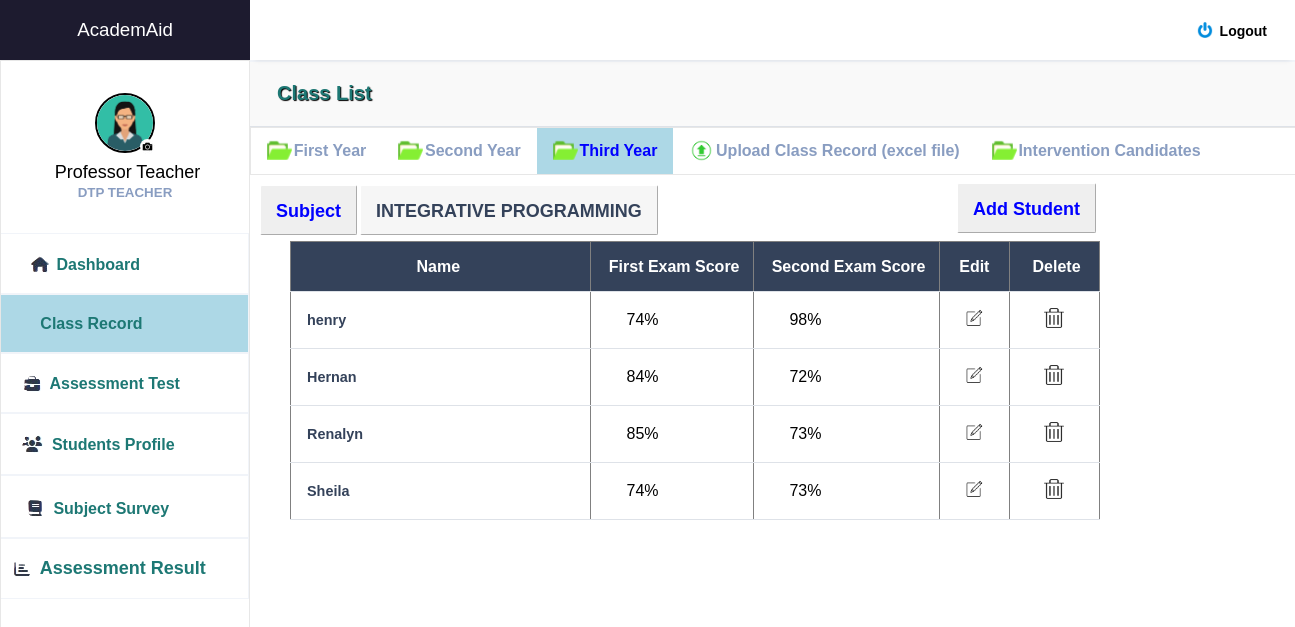
Screenshot of /subject_integ.php (signed in) with the database file from the repository.
### tables this page shows
CREATE TABLE `tbl_users` (
  `user_id` int(11) NOT NULL,
  `user_uname` varchar(255) NOT NULL,
  `user_pass` varchar(255) NOT NULL,
  `role_id` varchar(255) NOT NULL,
  `fullname` varchar(255) NOT NULL,
  `course` varchar(255) NOT NULL,
  `year` int(11) NOT NULL,
  `program` varchar(255) NOT NULL,
  `id_number` varchar(255) NOT NULL,
  `email` varchar(255) NOT NULL,
  `contact_number` varchar(255) NOT NULL,
  `address` varchar(255) NOT NULL,
  `birthday` varchar(255) NOT NULL,
  `gender` varchar(255) NOT NULL,
  `skills` varchar(255) NOT NULL,
  `image` varchar(250) NOT NULL,
  `exam_score` varchar(255) NOT NULL,
  `subject` varchar(255) NOT NULL,
  `exam_score2` varchar(255) NOT NULL,
  `cc102_1` varchar(255) NOT NULL,
  `cc102_2` varchar(255) NOT NULL,
  `elec` varchar(255) NOT NULL,
  `elec2` varchar(255) NOT NULL,
  `netw` varchar(255) NOT NULL,
  `netw2` varchar(255) NOT NULL,
  `integ` varchar(255) NOT NULL,
  `integ2` varchar(255) NOT NULL,
  `assur` varchar(255) NOT NULL,
  `assur2` varchar(255) NOT NULL
);

### subject_integ.php (the view, shortened to what this page needs)
<?php
include 'class_third.php';
include '_conn.php';
?>
<html>
<head>
<link rel="stylesheet" href="https://cdnjs.cloudflare.com/ajax/libs/font-awesome/6.0.0/css/all.min.css">
</head>
<body>
<br>
<h2 style="margin-top: -8px; margin-left: 110px;padding: 15px; height: 50px;  font-size: 18px; color: #34425A; border-radius: 2px; border-color: white; border-width: 1px;  position: absolute; background-color: #f6f6f6; border-style: outset">INTEGRATIVE PROGRAMMING</h2>
<button onclick="openModal()" style="padding: 15px; height: 50px; margin-left: 600px; font-size: 18px; color: blue; border-radius: 2px; border-color: white; border-width: 1px; margin-top: -10px; position: relative; cursor: pointer"><b>Add Student</b></button>
    <div style="margin-top: -10px; margin-left: 40px; position: ">
            <?php
            if (isset($_SESSION['user_id'])) {
                $sql = "SELECT * FROM tbl_users WHERE integ and integ2 IS NOT NULL AND year IN (3)  ORDER BY fullname ASC";
                $result = $conn->query($sql);
                if ($result->num_rows > 0) {
                    echo "<table border='1'>";
                    echo "<tr><th style='width: 300px; height: 50px; background-color: #34425A;color: white'>&nbsp&nbsp&nbsp&nbspName &nbsp&nbsp&nbsp&nbsp</th>
                        <th style='background-color:  #34425A;color: white'> &nbsp&nbsp&nbsp First Exam Score&nbsp&nbsp&nbsp </th>
                        <th style='background-color:  #34425A;color: white'> &nbsp&nbsp&nbsp Second Exam Score&nbsp&nbsp&nbsp </th>
                        <th style='background-color:  #34425A;color: white; width: 30px'> &nbsp&nbsp&nbsp Edit &nbsp&nbsp&nbsp </th>
                        <th style='background-color:  #34425A;color: white'> &nbsp&nbsp&nbsp Delete&nbsp&nbsp&nbsp </th>
                        </tr>";
                    while ($row = $result->fetch_assoc()) {
                        echo "<tr><td style='color: #34425A'>"
                            . $row["fullname"] . "&nbsp&nbsp&nbsp&nbsp&nbsp</td>
                            &nbsp<td style='color: black'>&nbsp&nbsp&nbsp&nbsp&nbsp&nbsp&nbsp&nbsp"
                            . $row["integ"] . "%&nbsp&nbsp&nbsp&nbsp&nbsp</td>
                            &nbsp<td style='color: black'>&nbsp&nbsp&nbsp&nbsp&nbsp&nbsp&nbsp&nbsp"
                            . $row["integ2"] . "%&nbsp&nbsp&nbsp&nbsp&nbsp</td>
                            <td style='width: 70px'><a href='edit_integ.php?id=" . $row['user_id'] . "'><center><img src='images/edit_icon.PNG' style='height: 20px; width: 20px'></center></a></td>
                            <td style='width: 90px'><a href='delete_integ.php?id=" . $row['user_id'] . "'><center><img src='images/delete_icon.PNG' style='height: 20px; width: 20px'></center></a></td>
                            </tr>&nbsp&nbsp&nbsp&nbsp&nbsp &nbsp&nbsp&nbsp";
                    }
                    echo "</table>";
                } else {
                    echo "No results for the logged-in user";
                }
            } else {
                echo "User not logged in";
            }
            ?>
        </div>
        <br>
            <br><br>
</body>
</html>

### dashboard_teacher.php (shortened to what this page needs)
<!DOCTYPE html>
<html lang="en">
<head>
    <link rel="stylesheet" href="styler.css">
    <link rel="stylesheet" href="https://maxst.icons8.com/vue-static/landings/line-awesome/line-awesome/1.3.0/css/line-awesome.min.css">
</head>
<body>
    <div class="sidebar">
        <div class="side-header" style="background-color: #1D1B2F">
            <a href="dashboard_teacher_welc.php"><h3>Academ<span>Aid</span></h3></a>
        </div>
        <div class="side-content" style="background-color: white; border: 1px solid #e7e7e7">
            <div class="profile">
               <a href="teacher_profile.php">
               <?php
               include 'teacher_pic.php';
               ?></a>
                <h4 style="color: black; margin-top: 5px;  font-size: 18px"><?php
        if (isset($_SESSION['user_id'])) {
          $loggedInUserId = $_SESSION['user_id'];
          $sql = "SELECT * FROM tbl_users WHERE user_id = $loggedInUserId";
          $result = $conn->query($sql);
        if ($result->num_rows > 0) {
         while ($row = $result->fetch_assoc()) {
        echo "&nbsp". $row["fullname"] ; }}}?></h4>
                <small>DTP TEACHER</small>
            </div>
            <div class="side-menu" style="background-color: ">
                <ul>
                 <li style="border-style: solid; border-width: 1px; border-color: #f1f4f9; margin-left: -80px">
                       <a href="dashboard_teacher_welc.php"
                       <?php echo isset($a) ? 'style="background-color: lightblue; color: black; font-weight: bold;' : ''; ?>>
                          <img src="images/dash_icon.png" style=" position: relative; margin-bottom: -7px; ">
                        <small style="font-size: 16px; color: #1d7874"><b>Dashboard</b></small>
                        </a></li>
                 <li style="border-style: solid; border-width: 1px; border-color: #f1f4f9; margin-left: -67px">
                       <a href="class_record.php"
                       <?php echo isset($b) ? 'style="background-color: lightblue; color: white;font-weight: bold;' : ''; ?>>
                            <img src="images/subj_icon.png" style=" position: relative; margin-bottom: -7px; ">
                            <small style="font-size: 16px; color: #1d7874; font-weight:bold">Class Record</small>
                        </a> </li>
                <li style="border-style: solid; border-width: 1px; border-color: #f1f4f9; margin-left: -50px">
                       <a href="intervene_teacher.php"
                       <?php echo isset($c) ? 'style="background-color: lightblue; color: white;font-weight: bold;' : ''; ?>>
                            <img src="images/interv_icon.png" style=" position: relative; margin-bottom: -7px; ">
                            <small style="font-size: 16px; color: #1d7874; font-weight:bold">Assessment Test</small>
                        </a> </li>
                    <li style="border-style: solid; border-width: 1px; border-color: #f1f4f9; margin-left: -57px">
                       <a href="student_profile.php"
                       <?php echo isset($d) ? 'style="background-color: lightblue; color: white;font-weight: bold;' : ''; ?>>
                            <img src="images/stuy_icon.png" style=" position: relative; margin-bottom: -7px; ">
                            <small style="font-size: 16px; color: #1d7874; font-weight:bold">Students Profile</small>
                       </a>  </li>
                    <li style="border-style: solid; border-width: 1px; border-color: #f1f4f9; margin-left: -57px">
                       <a href="exit_survey_teacher.php"
                       <?php echo isset($e) ? 'style="background-color: lightblue; color: white;font-weight: bold;' : ''; ?>>
                           <img src="images/subj_icon.png" style=" position: relative; margin-bottom: -7px; ">
                            <small style="font-size: 16px; color: #1d7874; font-weight:bold">Subject Survey</small>
                       </a>
                    </li>
                    <li style="border-style: solid; border-width: 1px; border-color: #f1f4f9; margin-left: -35px">
                       <a href="yearly_result.php"
                       <?php echo isset($f) ? 'style="background-color: lightblue; color: white;font-weight: bold;' : ''; ?>>
                          <img src="images/yearly_icon.png" style=" position: relative; margin-bottom: -7px; ">
                            <small style="font-size: 18px; color: #1d7874; font-weight:bold">Assessment Result</small>
                       </a>
                    </li>
                </ul>
            </div>
        </div>
    </div>
    <div class="main-content">
        <header>
            <div class="header-content">
                <div class="header-menu">
                    <div class="user">
                        <div class="bg-img" style="background-image: url(img/1.jpeg)"></div>
                        <a href="logout.php" onclick="confirmLogout(event)" style="color: black; margin-right: 12px; margin-top: 5px"><span><b style="font-size: 14px"><img src="images/logout.png" style="position: absolute; height: 16px; width: 16px; margin-left: -23px; margin-top: -1px;">Logout</b></span></a>
                    </div>
                </div>
            </div>
        </header>
            <main style="margin-top: 20px">
         </main>
</body>
</html>

### teacher_pic.php (shortened to what this page needs)
<?php
require '_conn.php';
$loggedInUserId = $_SESSION['user_id'];
$user = mysqli_fetch_assoc(mysqli_query($conn, "SELECT * FROM tbl_users WHERE user_id = $loggedInUserId"));
?>
<html>
<head>
<body>
<form class="form" id = "form" action="" enctype="multipart/form-data" method="post">
                                        <div class="upload">
                                            <?php
                                            $image = $user['image'];
                                            ?>
                                    <img src="profile_pictures/<?php echo $image; ?>" width ="125" height="125" title="<?php echo $image; ?>">
                                      <div class="round">
                                        <i class="fa-camera" style = "color: #fff"></i>
                                        </div>
                                       </div>
                                    </form>

### styler.css (style rules this page uses)
:root { --main-color: #22BAA0; --color-dark: #34425A; --text-grey: #B0B0B0; }
* { margin: 0; padding: 0; text-decoration: none; list-style-type: none; box-sizing: border-box; font-family: 'Merriweather', sans-serif; }
.sidebar { position: fixed; height: 100%; width: 250px; left: 0; bottom: 0; top: 0; z-index: 100; background: var(--color-dark); transition: left 300ms; }
.side-header { box-shadow: 0px 5px 5px -5px rgb(0 0 0 /10%); background: var(--main-color); height: 60px; display: flex; justify-content: center; align-items: center; }
.side-header h3, side-head span { color: #fff; font-weight: 400; }
.side-content { height: calc(100vh - 60px); overflow: auto; }
.profile { text-align: center; padding: 2rem 0rem; }
.bg-img { background-repeat: no-repeat; background-size: cover; border-radius: 50%; background-size: cover; }
.profile h4 { color: #fff; font-weight: 500; }
.profile small { color: #899DC1; font-weight: 600; }
.side-menu ul { text-align: center; }
.side-menu a { display: block; padding: 1.2rem 0rem; }
.side-menu a span, .side-menu a small { color: #899DC1; }
.main-content { margin-left: 250px; width: calc(100% - 165px); transition: margin-left 300ms; }
header { position: fixed; right: 0; top: 0; left: 250px; z-index: 100; height: 60px; box-shadow: 0px 5px 5px -5px rgb(0 0 0 /10%); background: #fff; transition: left 300ms; }
.header-content, .header-menu { display: flex; align-items: center; }
.header-content { justify-content: space-between; padding: 0rem 1rem; }
.header-menu { justify-content: flex-end; padding-top: .5rem; }
.user { display: flex; align-items: center; }
.user div, .client-img { height: 40px; width: 40px; margin-right: 1rem; }
.user span:last-child { display: inline-block; margin-left: .3rem; font-size: .8rem; }
main { margin-top: 60px; }
input, button, select { outline: none; }
table { border-collapse: collapse; }
table tbody td { padding: 1rem 0rem; color: #444; }
table tbody td:first-child { padding-left: 1rem; color: var(--main-color); font-weight: 600; font-size: .9rem; }
table tbody tr { border-bottom: 1px solid #dee2e8; }

### teacher_pic.php (style rules this page uses)
.upload { width: 125px; position: relative; margin: auto; }
.upload img { height: 60px; width: 60px; border-radius: 50%; border: 2px solid #DCDCDC; border-style: solid; border-color: black; }
.upload .round { position: absolute; background-image: url('profile_pictures/kamera.jpg'); background-color: red; right: 0; width: 15px; height: 15px; line-height: 2px; text-align: center; border-radius: 50%; overflow: hidden; margin-top: -18px; margin-left: 0px; margin-right: 33px; border-color: black; border-width: 1px; }

### class_record.php (style rules this page uses)
li a { display: block; color: #34425A; text-align: center; padding: 14px 16px; text-decoration: none; }

### rows the page displays
tbl_users: image (picture), fullname "Professor Teacher"
tbl_users: fullname "henry", integ "74", integ2 "98"
tbl_users: fullname "Hernan", integ "84", integ2 "72"
tbl_users: fullname "Renalyn", integ "85", integ2 "73"
tbl_users: fullname "Sheila", integ "74", integ2 "73"
